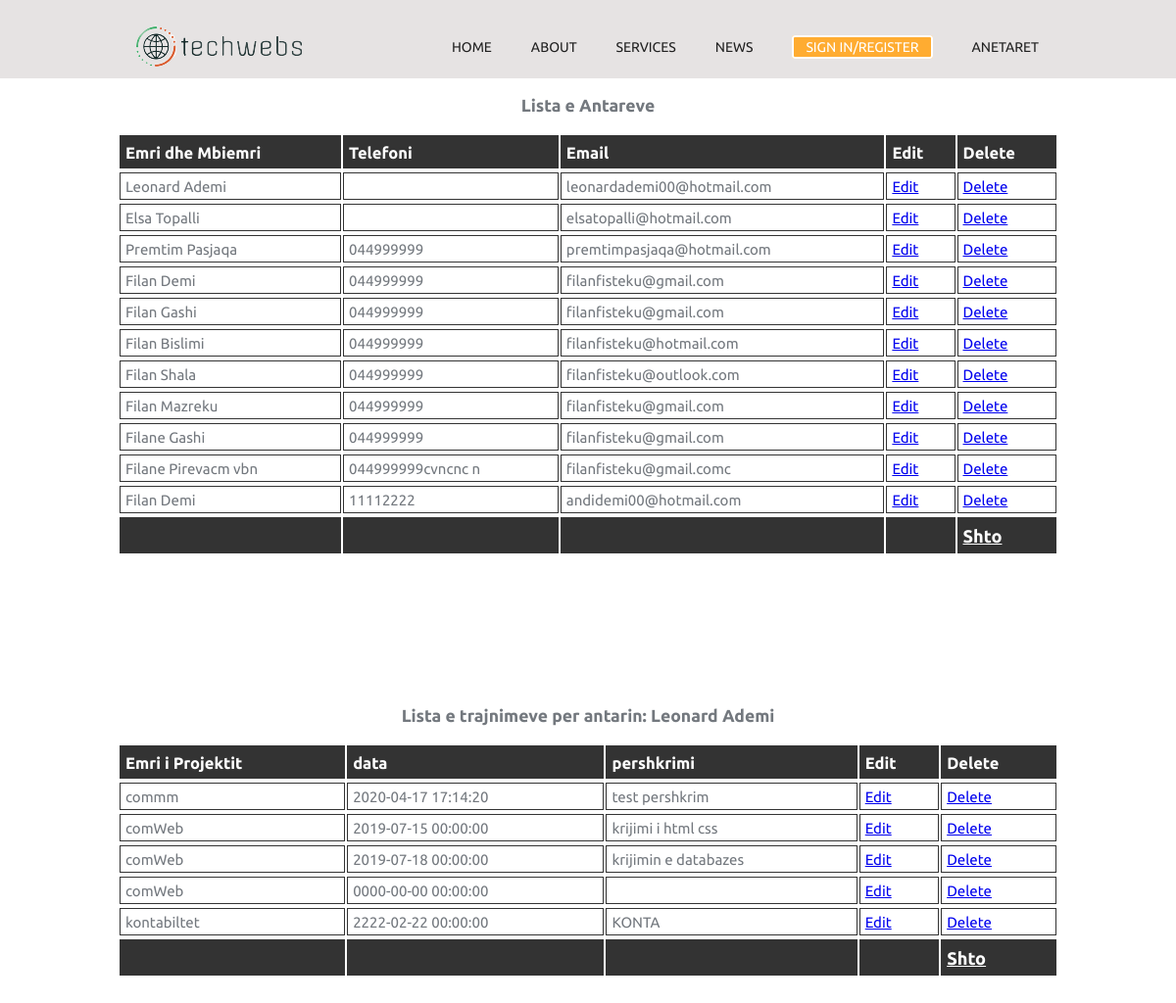
Screenshot of /antaret.php (signed in) with the database file from the repository.
### tables this page shows
CREATE TABLE `antaret` (
  `antariid` int(11) NOT NULL,
  `emri` varchar(50) NOT NULL,
  `mbiemri` varchar(50) NOT NULL,
  `datalindjes` date DEFAULT NULL,
  `nrpersonal` bigint(20) DEFAULT NULL,
  `telefoni` varchar(20) DEFAULT NULL,
  `email` varchar(30) DEFAULT NULL,
  `fjalekalimi` varchar(30) DEFAULT NULL,
  `roli` bit(1) DEFAULT NULL
);

CREATE TABLE `trajnimet` (
  `trajnimetid` int(11) NOT NULL,
  `antariid` int(11) NOT NULL,
  `projektiid` int(11) DEFAULT NULL,
  `data` datetime NOT NULL DEFAULT current_timestamp(),
  `pershkrimi` text DEFAULT NULL
);

CREATE TABLE `projektet` (
  `projektiid` int(11) NOT NULL,
  `emri` varchar(50) NOT NULL,
  `pershkrimi` text DEFAULT NULL,
  `datafillimit` date NOT NULL,
  `datambarimit` date NOT NULL
);

### inc/funksionet.php (called while the page is built, shortened)
<?php
    global $dbcon;
    function merrAntaret(){
        global $dbcon;
        $sql="SELECT antariid, emri, mbiemri, telefoni, email FROM antaret";
        $result=mysqli_query($dbcon,$sql);
        if($result){
            return $result;
        }
        else{
            die("Nuk arrita te marr shenimet !". mysqli_error($dbcon));
        }
    }
?>

### inc/funk.php (called while the page is built, shortened)
<?php
global $dbconn;
function merrTrajnimet($antariid){
    global $dbconn;
    $sql = " SELECT t.trajnimetid, p.emri, t.data, t.pershkrimi FROM trajnimet t INNER JOIN projektet p ON t.projektiid = p.projektiid ";
    if(!empty($antariid)){
        $sql.=" WHERE antariid=$antariid";
     }
     $result = mysqli_query($dbconn,$sql);
     if($result){
         return $result;
     }
     else{
        die("Nuk arrita te marr shenimet!". mysqli_error($dbconn));
    }
}
?>

### antaret.php (the view, shortened to what this page needs)
<?php include_once "inc/header.php";?>
<!DOCTYPE html>
<html lang="en">
<head>
</head>
<body>
<h3 class="titujt">Lista e Antareve</h3>
            <table id="members" >
                <tr><th>Emri dhe Mbiemri</th><th> Telefoni</th><th>Email</th> <th>Edit</th> <th>Delete</th></tr>
                <?php
                    $anetaret = merrAntaret();
                    while ($antari = mysqli_fetch_assoc($anetaret)) {
                        $aid = $antari["antariid"];
                        echo "<tr>";
                        echo "<td>".$antari["emri"]." ".$antari["mbiemri"]."</td>";
                        echo "<td>".$antari["telefoni"]."</td>";
                        echo "<td>".$antari["email"]."</td>";
                        echo "<td><a href='antaret/modifiko_anetar.php?aid={$aid}'>Edit</a></td>";
                        echo "<td><a href='antaret/fshij_anetar.php?aid={$aid}'>Delete</a></td>";
                        echo "</tr>";
                    }
                ?>
            <tr><th></th><th></th><th></th> <th></th> <th><a href="antaret/shto_anetar.php">Shto</a></th></tr>
            </table>
                    <br><br>
<h3 class="titujt">Lista e trajnimeve per antarin: <?php echo $_SESSION['antari']['emridhembiemri']; ?></h3>
        <table id="members">
        <tr><th>Emri i Projektit</th><th>data</th><th>pershkrimi</th> <th>Edit</th> <th>Delete</th></tr>
        <?php
            $trajnimet = merrTrajnimet($_SESSION['antari']['antariid']);
            while($trajnimi = mysqli_fetch_assoc($trajnimet)){
                $tid = $trajnimi['trajnimetid'];
                echo "<tr>";
                echo "<td>". $trajnimi['emri']. "</td>";
                echo "<td>". $trajnimi['data']. "</td>";
                echo "<td>". $trajnimi['pershkrimi']. "</td>";
                echo "<td><a href='antaret/modifiko_trajnimet.php?tid={$tid}'>Edit</a></td> ";
                echo "<td><a href='antaret/fshij_trajnimet.php?tid={$tid}'>Delete</a></td> ";
                echo "</tr>";
            }
        ?>
        <tr><th></th><th></th><th></th> <th></th> <th><a href="antaret/shto_trajnim.php">Shto</a></th></tr>
            </table>
</body>

### styleee.css (style rules this page uses)
body { font-family: 'Trebuchet MS', 'Lucida Sans Unicode', 'Lucida Grande', 'Lucida Sans', Arial, sans-serif; font-size: 15px; color: #73787e; background-color: #f9f8f6; margin: 0;padding: 0; }
.titujt { width: 100%; text-align: center; }
#members { margin-top: 20px; margin-left: 2px; width: 80%; empty-cells: show; border-spacing: 2px 4px; border-collapse: separate; margin: 0 auto; margin-bottom: 100px; }
#members td, #members th { font-size:1em; border:1px solid #333; padding:5px 9px 4px 5px; }
#members th ,#members th a { font-size:1.1em; text-align:left; padding-top:8px; padding-bottom:6px; background-color:#333; color:#ffffff; }

### home.css (style rules this page uses)
body { font-family: 'Ubuntu', sans-serif; margin: 0; background-color:rgb(255, 255, 255); }

### rows the page displays
antaret: emri "Leonard", mbiemri "Ademi", email "leonardademi00@hotmail.com"
antaret: emri "Elsa", mbiemri "Topalli", email "elsatopalli@hotmail.com"
antaret: emri "Premtim", mbiemri "Pasjaqa", telefoni "044999999", email "premtimpasjaqa@hotmail.com"
antaret: emri "Filan", mbiemri "Demi", telefoni "044999999", email "filanfisteku@gmail.com"
antaret: emri "Filan", mbiemri "Gashi", telefoni "044999999", email "filanfisteku@gmail.com"
antaret: emri "Filan", mbiemri "Bislimi", telefoni "044999999", email "filanfisteku@hotmail.com"
antaret: emri "Filan", mbiemri "Shala", telefoni "044999999", email "filanfisteku@outlook.com"
antaret: emri "Filan", mbiemri "Mazreku", telefoni "044999999", email "filanfisteku@gmail.com"
antaret: emri "Filane", mbiemri "Gashi", telefoni "044999999", email "filanfisteku@gmail.com"
antaret: emri "Filane", mbiemri "Pirevacm vbn", telefoni "044999999cvncnc n", email "filanfisteku@gmail.comc"
antaret: emri "Filan", mbiemri "Demi", telefoni "11112222", email "andidemi00@hotmail.com"
trajnimet: projektiid.emri "commm", data "2020-04-17 17:14:20", pershkrimi "test pershkrim"
trajnimet: projektiid.emri "comWeb", data "2019-07-15 00:00:00", pershkrimi "krijimi i html css"
trajnimet: projektiid.emri "comWeb", data "2019-07-18 00:00:00", pershkrimi "krijimin e databazes"
trajnimet: projektiid.emri "comWeb", data "0000-00-00 00:00:00"
trajnimet: projektiid.emri "kontabiltet", data "2222-02-22 00:00:00", pershkrimi "KONTA"

### other values shown
$_SESSION['antari']['emridhembiemri'] "Leonard Ademi"
